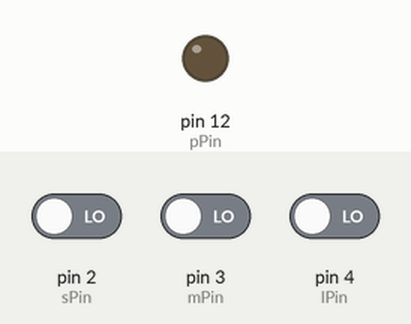
This sketch was run on a simulated Arduino Uno, built with avr-gcc and run on an emulated ATmega328P. On the bench: output pins drawn as LEDs (lit = HIGH). The inputs (shaded band) are chosen by the test bench; at power-on: pin 2 (sPin) LOW, pin 3 (mPin) LOW, pin 4 (lPin) LOW.

Above: at 1.2 s.
1.3 s: pin 2 (sPin) driven HIGH
At 2.7 s:
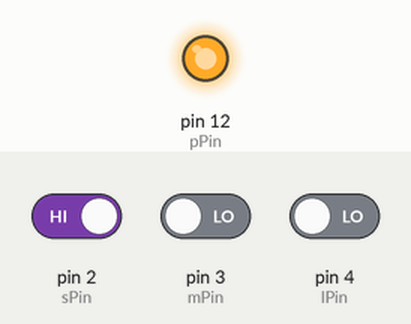
Timing chart, 0 to 4.3 s (numbered marks = the images above; inputs shaded):
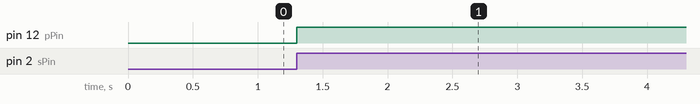

The sketch:

Version2.ino
```cpp
//INITIALIZATION OF GLOBAL VARIABLES
int pPin=12;    //PUMP'S RELAY PIN
int sPin=2;     //SMALL SWITCH
int mPin=3;     //MEDIUM SWITCH
int lPin=4;     //LARGE SWITCH
//END OF GLOBAL VARIABLES

//FUNCTION CALLS
void pausingOtherPins()       //THIS FUNCTION WILL PAUSE THE OTHER PINS WHILE PUMP'S RELAY IS ON
{
    digitalWrite(sPin, LOW);  //SETTING SMALL PIN DEACTIVATED TILL THE PROCESS IS DONE
    digitalWrite(mPin,LOW);   //SETTING MEDIUM PIN DEACTIVATED TILL THE PROCESS IS DONE
    digitalWrite(lPin,LOW);   //SETTING LARGE PIN DEACTIVATED TILL THE PROCESS IS DONE
    digitalWrite(pPin,HIGH);  //ACTIVATING PUMP
}
//END OF FUNCTION CALLS

//STARTING OF MAIN SETUP
void setup()
{
  pinMode(pPin, OUTPUT);                    //PUMP IS IN THE OUTPUT MODE
  pinMode(sPin, INPUT);                     //SMALL SWITCH IS IN THE INPUT MOD
  pinMode(mPin, INPUT);                     //MEDIUM SWITCH IS IN THE INPUT MODE
  pinMode(lPin, INPUT);                     //LARGE SWITCH IS IN THE INPUT MODE
}

//STARTING OF MAIN LOOP
void loop()
{

  if(digitalRead(sPin)==HIGH)    //CHECKING IF SMALL SWITCH IS PRESSED
  {
    pausingOtherPins();
    delay(10000);                   //DELAYING THE PUMP FOR 10 SEC
    digitalWrite(pPin, LOW);        //DEACTIVATING THE PUMP
  }
  if(digitalRead(mPin)==HIGH)    //CHECKING IF MEDIUM SWITCH IS PRESSED
  {
    pausingOtherPins();
    delay(20000);                   //DELAYING THE PUMP FOR 20 SEC
    digitalWrite(pPin, LOW);        //DEACTIVATING THE PUMP.
  }
  if(digitalRead(lPin)==HIGH)    //CHECKING IF LARGE SWITCH IS PRESSED
  {
    pausingOtherPins();
    delay(30000);                   //DELAYING THE PUMP FOR 30 SEC
    digitalWrite(pPin, LOW);        //DEACTIVATING THE PUMP
  }
}
```

Measured:
- after the input at 1.3 s, pin 12 (pPin): LOW → HIGH at once
